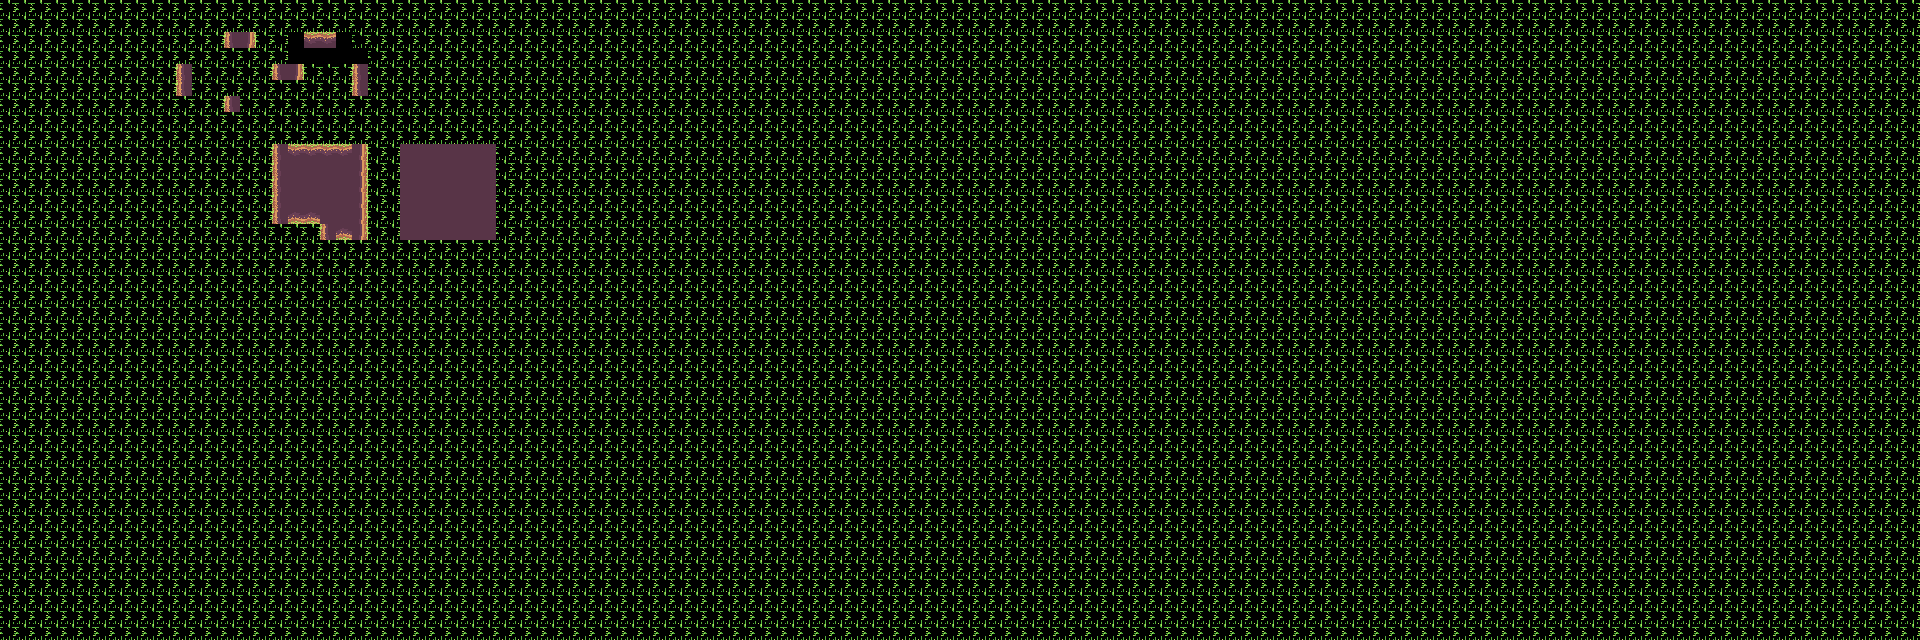

Rendered tile map (Tiled .tmx) drawn with the repository's tilesets; below, a short description and the map source with its tile grids summarised:
An orthogonal 120x40 tile map with 16x16 px tiles, 2 tile layers (prototype, terrain), 2 tilesets.

<map version="1.10" tiledversion="1.11.2" orientation="orthogonal" renderorder="right-down" width="120" height="40" tilewidth="16" tileheight="16" infinite="0" nextlayerid="4" nextobjectid="1">
 <tileset firstgid="1" source="Tileset/cafundo1.tsx" />
 <tileset firstgid="576" source="cafundo.tsx" />
 <layer id="1" name="prototype" width="120" height="40">
  <data>[4800 cells, 4793 non-empty, 2 distinct tile ids]</data>
 </layer>
 <layer id="3" name="terrain" width="120" height="40">
  <data>[4800 cells, 44 non-empty, 5 distinct tile ids]</data>
 </layer>
</map>
